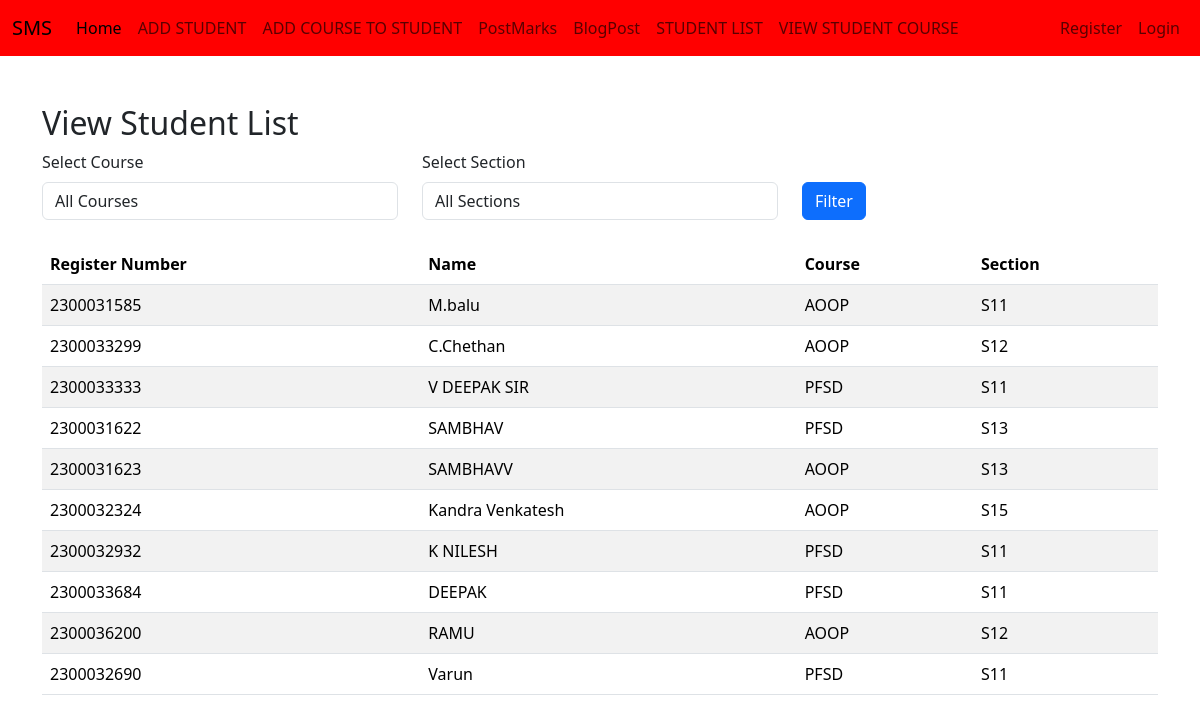
The app's page /facultyapp/view_student_list/ with its own data.
### adminapp/models.py (models this page shows, shortened)
class StudentList(models.Model):
    Register_Number = models.CharField(max_length=20, unique=True)
    Name = models.CharField(max_length=100)
    user = models.OneToOneField(User, on_delete=models.CASCADE, null=True)

### facultyapp/models.py (models this page shows, shortened)
class AddCourse(models.Model):
    COURSE_CHOICES = [
        ('AOOP', 'Advanced Object-Oriented Programming'),
        ('PFSD', 'Python Full Stack Development'),
    ]
    SECTION_CHOICES = [
        ('S11', 'Section S11'),
        ('S12', 'Section S12'),
        ('S13', 'Section S13'),
        ('S14', 'Section S14'),
        ('S15', 'Section S15'),
    ]
    student = models.ForeignKey(StudentList, on_delete=models.CASCADE)
    course = models.CharField(max_length=50, choices=COURSE_CHOICES)
    section = models.CharField(max_length=50, choices=SECTION_CHOICES)

### facultyapp/views.py (the view)
# urls.py: path('view_student_list/',views.view_student_list,name='view_student_list'),
def view_student_list(request):
    course = request.GET.get('course')
    section = request.GET.get('section')
    student_courses = AddCourse.objects.all()
    if course:
        student_courses = student_courses.filter(course=course)
    if section:
        student_courses = student_courses.filter(section=section)
    students = StudentList.objects.filter(id__in=student_courses.values('student_id'))
    course_choices = AddCourse.COURSE_CHOICES
    section_choices = AddCourse.SECTION_CHOICES
    context = {
        'students': students,
        'course_choices': course_choices,
        'section_choices': section_choices,
        'selected_course': course,
        'selected_section': section,
    }
    return render(request, 'facultyapp/view_student_list.html', context)

### templates/facultyapp/view_student_list.html (shortened to what this page needs)
{% extends 'Navbar/FacultyNavbar.html' %}
{% load static %}
{% block body %}
    <div class="container mt-5">
        <h2>View Student List</h2>
        <form method="get" class="mb-4">
            <div class="row">
                <div class="col-md-4">
                    <label for="course" class="form-label">Select Course</label>
                    <select name="course" id="course" class="form-control">
                        <option value="">All Courses</option>
                    </select>
                </div>
                <div class="col-md-4">
                    <label for="section" class="form-label">Select Section</label>
                    <select name="section" id="section" class="form-control">
                        <option value="">All Sections</option>
                    </select>
                </div>
                <div class="col-md-4 mt-4">
                    <button type="submit" class="btn btn-primary mt-2">Filter</button>
                </div>
            </div>
        </form>
        <table class="table table-striped">
            <thead>
                <tr>
                    <th>Register Number</th>
                    <th>Name</th>
                    <th>Course</th>
                    <th>Section</th>
                </tr>
            </thead>
            <tbody>
                {% if students %}
                    {% for student in students %}
                        <tr>
                            <td>{{ student.Register_Number }}</td>
                            <td>{{ student.Name }}</td>
                            <td>{{ student.addcourse_set.first.course }}</td>
                            <td>{{ student.addcourse_set.first.section }}</td>
                        </tr>
                    {% endfor %}
                {% else %}
                    <tr>
                        <td colspan="4" class="text-center">No students found.</td>
                    </tr>
                {% endif %}
            </tbody>
        </table>
    </div>
{% endblock %}

### records on screen
StudentList: Register_Number "2300031585", Name "M.balu", addcourse_set.first.course "AOOP", addcourse_set.first.section "S11"
StudentList: Register_Number "2300033299", Name "C.Chethan", addcourse_set.first.course "AOOP", addcourse_set.first.section "S12"
StudentList: Register_Number "2300033333", Name "V DEEPAK SIR", addcourse_set.first.course "PFSD", addcourse_set.first.section "S11"
StudentList: Register_Number "2300031622", Name "SAMBHAV", addcourse_set.first.course "PFSD", addcourse_set.first.section "S13"
StudentList: Register_Number "2300031623", Name "SAMBHAVV", addcourse_set.first.course "AOOP", addcourse_set.first.section "S13"
StudentList: Register_Number "2300032324", Name "Kandra Venkatesh", addcourse_set.first.course "AOOP", addcourse_set.first.section "S15"
StudentList: Register_Number "2300032932", Name "K NILESH", addcourse_set.first.course "PFSD", addcourse_set.first.section "S11"
StudentList: Register_Number "2300033684", Name "DEEPAK", addcourse_set.first.course "PFSD", addcourse_set.first.section "S11"
StudentList: Register_Number "2300036200", Name "RAMU", addcourse_set.first.course "AOOP", addcourse_set.first.section "S12"
StudentList: Register_Number "2300032690", Name "Varun", addcourse_set.first.course "PFSD", addcourse_set.first.section "S11"
